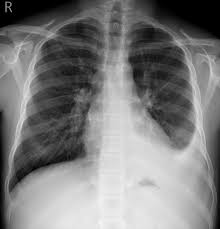
#> input picture Challenge1-Denoising-20240930/imgs/ChestXRay.jpeg, 220 x 229 px, found by its file name
$ python question1.py
#> lines starting #> are read from the running program, lines starting #| are printed output that depends on the picture
import numpy as np
import matplotlib.pyplot as plt
import matplotlib.image as mpimg


def gaussian_noise(mean, std_dev, shape):
    return np.random.normal(mean, std_dev, shape)


# Signal-to-Noise Ratio (SNR) in dB, from the slides
def calculate_snr(original, noisy):
    signal_power = np.sum(original ** 2)
    noise_power = np.sum((original - noisy) ** 2)
    snr = 10 * np.log10(signal_power / noise_power)
    return snr


# Write here the relative of full path to the /imgs/ChestXRay.jpeg
ORIGINAL_IMAGE_PATH = '/home/thomas/Documents/UCL/Master1/Q1/LGBIO2050-Medical_Imaging/Challenges/Challenge1-Denoising-20240930/imgs/ChestXRay.jpeg'
NOISY_IMAGE_SAVE_PATH = '/home/thomas/Documents/UCL/Master1/Q1/LGBIO2050-Medical_Imaging/Challenges/Challenge1-Denoising-20240930/imgs/NoisyChestXRay.jpeg'

original_image = mpimg.imread(ORIGINAL_IMAGE_PATH)
#> original_image is the input picture: shape (229, 220, 3); min 0, max 246, mean 124.1

if original_image.max() <= 1:
    original_image = original_image * 255
original_image = original_image.astype(np.float32)

mean = 0
std_dev = 5

noise = gaussian_noise(mean, std_dev, original_image.shape)
noisy_image = original_image + noise
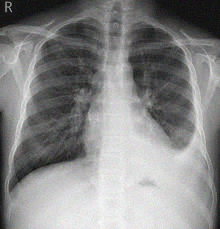
#> noisy_image: shape (229, 220, 3) float64; mean R, G, B 124.1, 124.2, 124.1; drawn with min black and max white

noisy_image = np.clip(noisy_image, 0, 255)

snr_value = calculate_snr(original_image, noisy_image)
#> in calculate_snr, `signal_power = np.sum(original ** 2)`: signal_power = 3.06e+09
#> in calculate_snr, `noise_power = np.sum((original - noisy) ** 2)`: noise_power = 3673465.2
#> in calculate_snr, `snr = 10 * np.log10(signal_power / noise_power)`: snr = 29.2
#> snr_value = 29.2
print(f'SNR: {snr_value:.2f} dB')
#| SNR: 29.20 dB

plt.imsave(NOISY_IMAGE_SAVE_PATH, noisy_image.astype(np.uint8), cmap='gray')

plt.figure(figsize=(18, 6))

# plot the original image
plt.subplot(1, 3, 1)
plt.imshow(original_image.astype(np.uint8), cmap='gray')
plt.title('Original Image')
plt.axis('off')

# plot the noisy image
plt.subplot(1, 3, 2)
plt.imshow(noisy_image.astype(np.uint8), cmap='gray')
plt.title('Noisy Image')
plt.axis('off')

# The difference between both picture
plt.subplot(1, 3, 3)
plt.imshow(np.abs(original_image - noisy_image).astype(np.uint8), cmap='gray')
plt.title('Difference (|Original - Noisy|)')
plt.axis('off')

plt.tight_layout()
#plt.show()
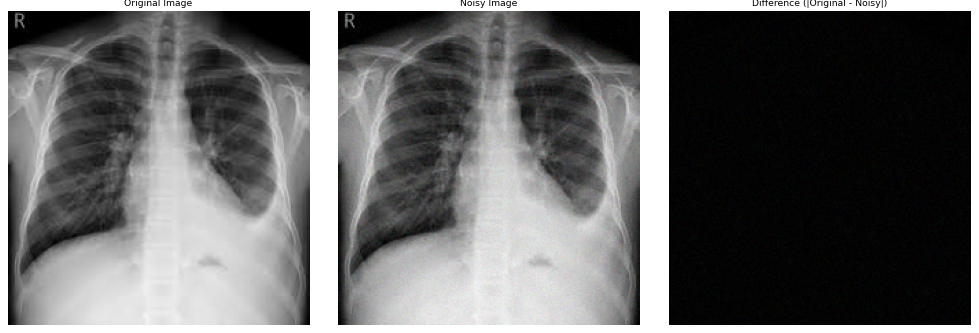
#> figure drawn by matplotlib, 3 panels
